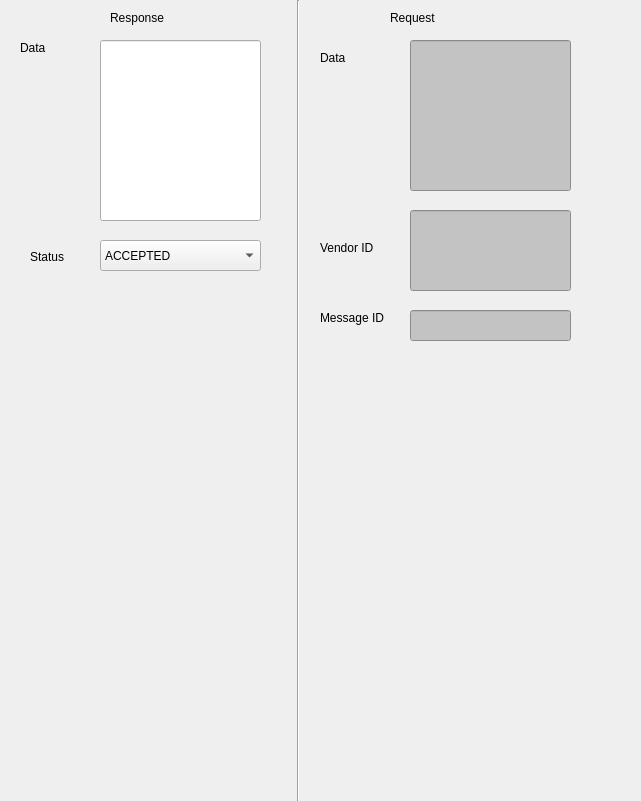
       <widget class="QWidget" name="widget_DataTransfer" native="true">
        <property name="geometry">
         <rect>
          <x>0</x>
          <y>130</y>
          <width>641</width>
          <height>801</height>
         </rect>
        </property>
        <property name="font">
         <font>
          <strikeout>false</strikeout>
         </font>
        </property>
        <property name="focusPolicy">
         <enum>Qt::NoFocus</enum>
        </property>
        <property name="autoFillBackground">
         <bool>true</bool>
        </property>
        <widget class="QLabel" name="label_4">
         <property name="geometry">
          <rect>
           <x>110</x>
           <y>10</y>
           <width>61</width>
           <height>16</height>
          </rect>
         </property>
         <property name="text">
          <string>Response</string>
         </property>
        </widget>
        <widget class="QLabel" name="label_Data_Datatransfer_Response">
         <property name="geometry">
          <rect>
           <x>20</x>
           <y>40</y>
           <width>61</width>
           <height>16</height>
          </rect>
         </property>
         <property name="text">
          <string>Data</string>
         </property>
        </widget>
        <widget class="QLabel" name="label_Status_Datatransfer_Response">
         <property name="geometry">
          <rect>
           <x>30</x>
           <y>250</y>
           <width>47</width>
           <height>13</height>
          </rect>
         </property>
         <property name="text">
          <string>Status</string>
         </property>
        </widget>
        <widget class="QLineEdit" name="lineEdit_Data_Datatransfer_Response">
         <property name="geometry">
          <rect>
           <x>100</x>
           <y>40</y>
           <width>161</width>
           <height>181</height>
          </rect>
         </property>
         <property name="cursorMoveStyle">
          <enum>Qt::LogicalMoveStyle</enum>
         </property>
         <property name="clearButtonEnabled">
          <bool>false</bool>
         </property>
        </widget>
        <widget class="Line" name="line_4">
         <property name="geometry">
          <rect>
           <x>290</x>
           <y>0</y>
           <width>16</width>
           <height>801</height>
          </rect>
         </property>
         <property name="orientation">
          <enum>Qt::Vertical</enum>
         </property>
        </widget>
        <widget class="QLabel" name="label_8">
         <property name="geometry">
          <rect>
           <x>390</x>
           <y>10</y>
           <width>61</width>
           <height>16</height>
          </rect>
         </property>
         <property name="text">
          <string>Request</string>
         </property>
        </widget>
        <widget class="QComboBox" name="comboBox_Status_Datatransfer_Response">
         <property name="geometry">
          <rect>
           <x>100</x>
           <y>240</y>
           <width>161</width>
           <height>31</height>
          </rect>
         </property>
         <item>
          <property name="text">
           <string>ACCEPTED</string>
          </property>
         </item>
         <item>
          <property name="text">
           <string>PENDING</string>
          </property>
         </item>
         <item>
          <property name="text">
           <string>REJECTED</string>
          </property>
         </item>
        </widget>
        <widget class="QLabel" name="label_Data_Datatransfer_Request">
         <property name="geometry">
          <rect>
           <x>320</x>
           <y>50</y>
           <width>81</width>
           <height>16</height>
          </rect>
         </property>
         <property name="text">
          <string>Data</string>
         </property>
        </widget>
        <widget class="QLineEdit" name="lineEdit_Data_Datatransfer_Request">
         <property name="geometry">
          <rect>
           <x>410</x>
           <y>40</y>
           <width>161</width>
           <height>151</height>
          </rect>
         </property>
         <property name="styleSheet">
          <string notr="true">background:rgb(195,195,195)</string>
         </property>
         <property name="inputMethodHints">
          <set>Qt::ImhNone</set>
         </property>
         <property name="frame">
          <bool>true</bool>
         </property>
         <property name="readOnly">
          <bool>true</bool>
         </property>
        </widget>
        <widget class="QLabel" name="label_vendorID_Datatransfer_Request">
         <property name="geometry">
          <rect>
           <x>320</x>
           <y>240</y>
           <width>81</width>
           <height>16</height>
          </rect>
         </property>
         <property name="text">
          <string>Vendor ID</string>
         </property>
        </widget>
        <widget class="QLineEdit" name="lineEdit_vendorID_Datatransfer_Request">
         <property name="geometry">
          <rect>
           <x>410</x>
           <y>210</y>
           <width>161</width>
           <height>81</height>
          </rect>
         </property>
         <property name="styleSheet">
          <string notr="true">background:rgb(195,195,195)</string>
         </property>
         <property name="readOnly">
          <bool>true</bool>
         </property>
        </widget>
        <widget class="QLabel" name="label_MessageID_Datatransfer_Request">
         <property name="geometry">
          <rect>
           <x>320</x>
           <y>310</y>
           <width>81</width>
           <height>16</height>
          </rect>
         </property>
         <property name="text">
          <string>Message ID</string>
         </property>
        </widget>
        <widget class="QLineEdit" name="lineEdit_MessageID_Datatransfer_Request">
         <property name="geometry">
          <rect>
           <x>410</x>
           <y>310</y>
           <width>161</width>
           <height>31</height>
          </rect>
         </property>
         <property name="styleSheet">
          <string notr="true">background:rgb(195,195,195)
</string>
         </property>
         <property name="readOnly">
          <bool>true</bool>
         </property>
        </widget>
       </widget>
